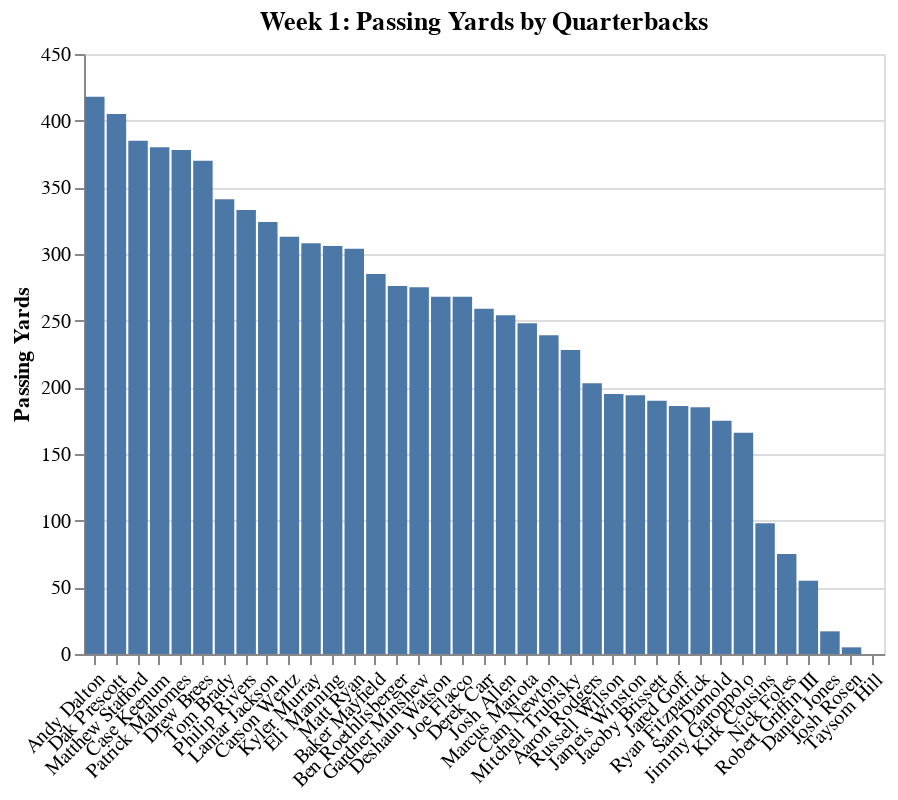

This figure's notebook cell:
### Code cell
chart

### Figure 1 — Vega-Lite specification as saved in the notebook (floating-point values rounded to 4 significant figures)
{"$schema": "https://vega.github.io/schema/vega-lite/v3.4.0.json", "config": {"background": "white", "mark": {"tooltip": null}, "view": {"height": 300, "width": 400}}, "data": {"name": "data-fdacae5d84abd81752de57f0d2b60df3"}, "datasets": {"data-fdacae5d84abd81752de57f0d2b60df3": [{"FantasyPoints": 33.6, "Interceptions": 0, "PassingAttempts": 20, "PassingCompletions": 17, "PassingTD": 5, "PassingYards": 324, "Player": "Lamar Jackson", "RushingAttempts": 3, "RushingTD": 0, "RushingYards": 6, "Team": "BAL"}, {"FantasyPoints": 33.4, "Interceptions": 0, "PassingAttempts": 32, "PassingCompletions": 25, "PassingTD": 4, "PassingYards": 405, "Player": "Dak Prescott", "RushingAttempts": 4, "RushingTD": 0, "RushingYards": 12, "Team": "DAL"}, {"FantasyPoints": 32.7, "Interceptions": 1, "PassingAttempts": 30, "PassingCompletions": 20, "PassingTD": 3, "PassingYards": 268, "Player": "Deshaun Watson", "RushingAttempts": 4, "RushingTD": 1, "RushingYards": 40, "Team": "HOU"}, {"FantasyPoints": 29.6, "Interceptions": 0, "PassingAttempts": 45, "PassingCompletions": 27, "PassingTD": 3, "PassingYards": 385, "Player": "Matthew Stafford", "RushingAttempts": 3, "RushingTD": 0, "RushingYards": 22, "Team": "DET"}, {"FantasyPoints": 27.3, "Interceptions": 0, "PassingAttempts": 33, "PassingCompletions": 25, "PassingTD": 3, "PassingYards": 378, "Player": "Patrick Mahomes", "RushingAttempts": 1, "RushingTD": 0, "RushingYards": 2, "Team": "KC"}, {"FantasyPoints": 27.2, "Interceptions": 0, "PassingAttempts": 44, "PassingCompletions": 30, "PassingTD": 3, "PassingYards": 380, "Player": "Case Keenum", "RushingAttempts": 0, "RushingTD": 0, "RushingYards": 0, "Team": "WAS"}, {"FantasyPoints": 25.9, "Interceptions": 1, "PassingAttempts": 34, "PassingCompletions": 25, "PassingTD": 3, "PassingYards": 333, "Player": "Philip Rivers", "RushingAttempts": 1, "RushingTD": 0, "RushingYards": 6, "Team": "LAC"}, {"FantasyPoints": 25.6, "Interceptions": 0, "PassingAttempts": 36, "PassingCompletions": 24, "PassingTD": 3, "PassingYards": 341, "Player": "Tom Brady", "RushingAttempts": 0, "RushingTD": 0, "RushingYards": 0, "Team": "NE"}, {"FantasyPoints": 25, "Interceptions": 0, "PassingAttempts": 39, "PassingCompletions": 28, "PassingTD": 3, "PassingYards": 313, "Player": "Carson Wentz", "RushingAttempts": 4, "RushingTD": 0, "RushingYards": 5, "Team": "PHI"}, {"FantasyPoints": 24.7, "Interceptions": 0, "PassingAttempts": 51, "PassingCompletions": 35, "PassingTD": 2, "PassingYards": 418, "Player": "Andy Dalton", "RushingAttempts": 0, "RushingTD": 0, "RushingYards": 0, "Team": "CIN"}, {"FantasyPoints": 24.3, "Interceptions": 0, "PassingAttempts": 24, "PassingCompletions": 14, "PassingTD": 3, "PassingYards": 248, "Player": "Marcus Mariota", "RushingAttempts": 3, "RushingTD": 0, "RushingYards": 24, "Team": "TEN"}, {"FantasyPoints": 24, "Interceptions": 2, "PassingAttempts": 37, "PassingCompletions": 24, "PassingTD": 1, "PassingYards": 254, "Player": "Josh Allen", "RushingAttempts": 10, "RushingTD": 1, "RushingYards": 38, "Team": "BUF"}, {"FantasyPoints": 22.8, "Interceptions": 1, "PassingAttempts": 43, "PassingCompletions": 32, "PassingTD": 2, "PassingYards": 370, "Player": "Drew Brees", "RushingAttempts": 0, "RushingTD": 0, "RushingYards": 0, "Team": "NO"}, {"FantasyPoints": 22.6, "Interceptions": 2, "PassingAttempts": 46, "PassingCompletions": 33, "PassingTD": 2, "PassingYards": 304, "Player": "Matt Ryan", "RushingAttempts": 2, "RushingTD": 0, "RushingYards": 24, "Team": "ATL"}, {"FantasyPoints": 21.6, "Interceptions": 1, "PassingAttempts": 54, "PassingCompletions": 29, "PassingTD": 2, "PassingYards": 308, "Player": "Kyler Murray", "RushingAttempts": 3, "RushingTD": 0, "RushingYards": 13, "Team": "ARI"}, {"FantasyPoints": 19.6, "Interceptions": 1, "PassingAttempts": 25, "PassingCompletions": 22, "PassingTD": 2, "PassingYards": 275, "Player": "Gardner Minshew", "RushingAttempts": 1, "RushingTD": 0, "RushingYards": 6, "Team": "JAC"}, {"FantasyPoints": 16.8, "Interceptions": 0, "PassingAttempts": 44, "PassingCompletions": 30, "PassingTD": 1, "PassingYards": 306, "Player": "Eli Manning", "RushingAttempts": 1, "RushingTD": 0, "RushingYards": 6, "Team": "NYG"}, {"FantasyPoints": 16.6, "Interceptions": 0, "PassingAttempts": 20, "PassingCompletions": 14, "PassingTD": 2, "PassingYards": 195, "Player": "Russell Wilson", "RushingAttempts": 4, "RushingTD": 0, "RushingYards": 8, "Team": "SEA"}, {"FantasyPoints": 16.5, "Interceptions": 0, "PassingAttempts": 27, "PassingCompletions": 21, "PassingTD": 2, "PassingYards": 190, "Player": "Jacoby Brissett", "RushingAttempts": 3, "RushingTD": 0, "RushingYards": 9, "Team": "IND"}, {"FantasyPoints": 15.4, "Interceptions": 3, "PassingAttempts": 38, "PassingCompletions": 25, "PassingTD": 1, "PassingYards": 285, "Player": "Baker Mayfield", "RushingAttempts": 0, "RushingTD": 0, "RushingYards": 0, "Team": "CLE"}, {"FantasyPoints": 14.8, "Interceptions": 0, "PassingAttempts": 31, "PassingCompletions": 21, "PassingTD": 1, "PassingYards": 268, "Player": "Joe Flacco", "RushingAttempts": 1, "RushingTD": 0, "RushingYards": 1, "Team": "DEN"}, {"FantasyPoints": 14.6, "Interceptions": 0, "PassingAttempts": 26, "PassingCompletions": 22, "PassingTD": 1, "PassingYards": 259, "Player": "Derek Carr", "RushingAttempts": 2, "RushingTD": 0, "RushingYards": 2, "Team": "OAK"}, {"FantasyPoints": 14.3, "Interceptions": 0, "PassingAttempts": 10, "PassingCompletions": 8, "PassingTD": 1, "PassingYards": 98, "Player": "Kirk Cousins", "RushingAttempts": 6, "RushingTD": 1, "RushingYards": 4, "Team": "MIN"}, {"FantasyPoints": 13.1, "Interceptions": 3, "PassingAttempts": 36, "PassingCompletions": 20, "PassingTD": 1, "PassingYards": 194, "Player": "Jameis Winston", "RushingAttempts": 5, "RushingTD": 0, "RushingYards": 13, "Team": "TB"}, {"FantasyPoints": 12.9, "Interceptions": 0, "PassingAttempts": 30, "PassingCompletions": 18, "PassingTD": 1, "PassingYards": 203, "Player": "Aaron Rodgers", "RushingAttempts": 3, "RushingTD": 0, "RushingYards": 8, "Team": "GB"}, {"FantasyPoints": 12.2, "Interceptions": 1, "PassingAttempts": 29, "PassingCompletions": 14, "PassingTD": 1, "PassingYards": 185, "Player": "Ryan Fitzpatrick", "RushingAttempts": 1, "RushingTD": 0, "RushingYards": 8, "Team": "MIA"}, {"FantasyPoints": 11.7, "Interceptions": 1, "PassingAttempts": 47, "PassingCompletions": 27, "PassingTD": 0, "PassingYards": 276, "Player": "Ben Roethlisberger", "RushingAttempts": 1, "RushingTD": 0, "RushingYards": 7, "Team": "PIT"}, {"FantasyPoints": 11.4, "Interceptions": 1, "PassingAttempts": 39, "PassingCompletions": 23, "PassingTD": 1, "PassingYards": 186, "Player": "Jared Goff", "RushingAttempts": 4, "RushingTD": 0, "RushingYards": 0, "Team": "LAR"}, {"FantasyPoints": 11, "Interceptions": 0, "PassingAttempts": 41, "PassingCompletions": 28, "PassingTD": 1, "PassingYards": 175, "Player": "Sam Darnold", "RushingAttempts": 1, "RushingTD": 0, "RushingYards": 0, "Team": "NYJ"}, {"FantasyPoints": 10.4, "Interceptions": 1, "PassingAttempts": 27, "PassingCompletions": 18, "PassingTD": 1, "PassingYards": 166, "Player": "Jimmy Garoppolo", "RushingAttempts": 2, "RushingTD": 0, "RushingYards": -2, "Team": "SF"}, {"FantasyPoints": 10.2, "Interceptions": 1, "PassingAttempts": 45, "PassingCompletions": 26, "PassingTD": 0, "PassingYards": 228, "Player": "Mitchell Trubisky", "RushingAttempts": 3, "RushingTD": 0, "RushingYards": 11, "Team": "CHI"}, {"FantasyPoints": 9.4, "Interceptions": 1, "PassingAttempts": 38, "PassingCompletions": 25, "PassingTD": 0, "PassingYards": 239, "Player": "Cam Newton", "RushingAttempts": 3, "RushingTD": 0, "RushingYards": -2, "Team": "CAR"}, {"FantasyPoints": 7.1, "Interceptions": 0, "PassingAttempts": 6, "PassingCompletions": 6, "PassingTD": 1, "PassingYards": 55, "Player": "Robert Griffin III", "RushingAttempts": 4, "RushingTD": 0, "RushingYards": 9, "Team": "BAL"}, {"FantasyPoints": 7, "Interceptions": 0, "PassingAttempts": 8, "PassingCompletions": 5, "PassingTD": 1, "PassingYards": 75, "Player": "Nick Foles", "RushingAttempts": 0, "RushingTD": 0, "RushingYards": 0, "Team": "JAC"}, {"FantasyPoints": 1.2, "Interceptions": 0, "PassingAttempts": 4, "PassingCompletions": 3, "PassingTD": 0, "PassingYards": 17, "Player": "Daniel Jones", "RushingAttempts": 1, "RushingTD": 0, "RushingYards": 5, "Team": "NYG"}, {"FantasyPoints": 0.8, "Interceptions": 0, "PassingAttempts": 0, "PassingCompletions": 0, "PassingTD": 0, "PassingYards": 0, "Player": "Taysom Hill", "RushingAttempts": 2, "RushingTD": 0, "RushingYards": 8, "Team": "NO"}, {"FantasyPoints": 0.2, "Interceptions": 1, "PassingAttempts": 3, "PassingCompletions": 1, "PassingTD": 0, "PassingYards": 5, "Player": "Josh Rosen", "RushingAttempts": 0, "RushingTD": 0, "RushingYards": 0, "Team": "MIA"}]}, "encoding": {"x": {"axis": {"labelAngle": -45, "title": ""}, "field": "Player", "sort": {"field": "PassingYards", "op": "sum", "order": "descending"}, "type": "nominal"}, "y": {"axis": {"title": "Passing Yards"}, "field": "PassingYards", "type": "quantitative"}}, "mark": "bar", "title": "Week 1: Passing Yards by Quarterbacks"}
